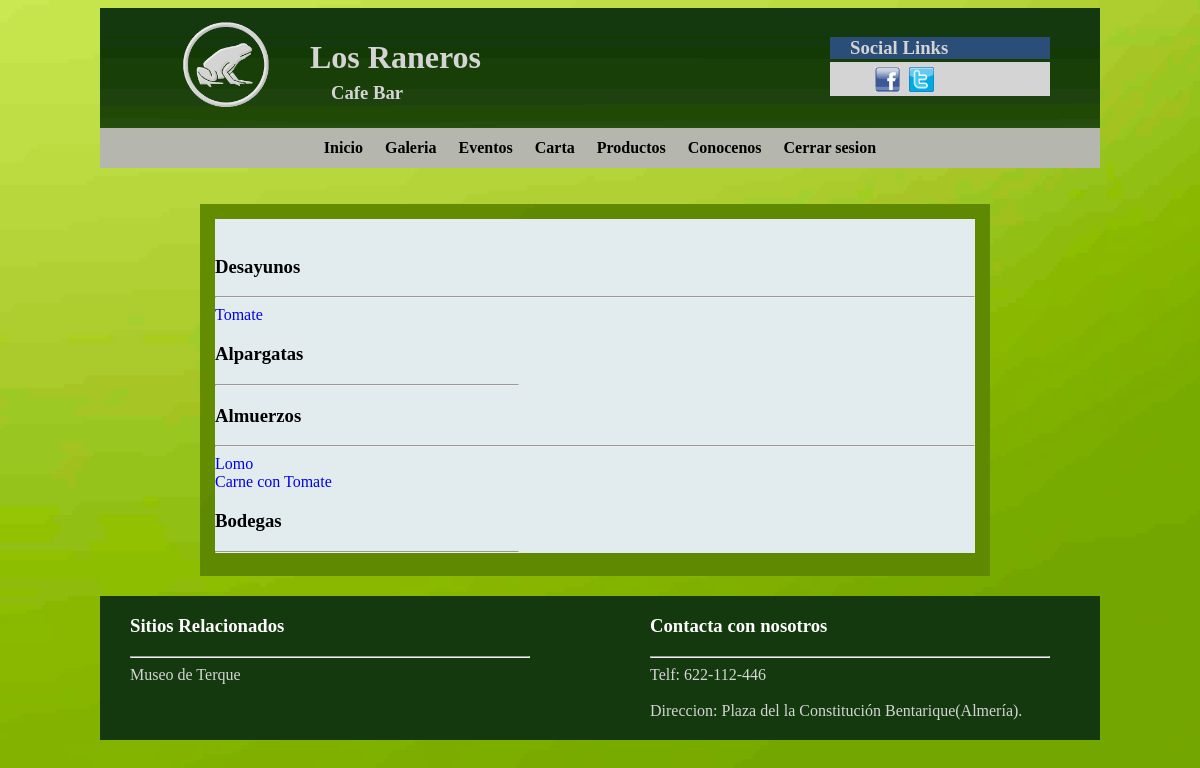
/carta.php (signed in), run on the app's committed database.
### tables this page shows
CREATE TABLE IF NOT EXISTS `menu` (
  `idMenu` int(11) NOT NULL,
  `nombre` varchar(45) NOT NULL,
  `url` varchar(300) NOT NULL,
  `soloRoot` tinyint(1) NOT NULL DEFAULT '1',
  `usuario_idusuarios` int(11) NOT NULL,
  PRIMARY KEY (`idMenu`),
  KEY `fk_menu_usuario1_idx` (`usuario_idusuarios`)
);

CREATE TABLE IF NOT EXISTS `tipotapa` (
  `idTipoTapa` int(11) NOT NULL AUTO_INCREMENT,
  `nombre` varchar(45) NOT NULL,
  PRIMARY KEY (`idTipoTapa`),
  UNIQUE KEY `idTipoTapa_UNIQUE` (`idTipoTapa`)
);

CREATE TABLE IF NOT EXISTS `tapa` (
  `idTapa` int(11) NOT NULL AUTO_INCREMENT,
  `nombre` varchar(100) NOT NULL,
  `descripcion` varchar(500) NOT NULL,
  `tipoTapa_idTipoTapa` int(11) NOT NULL,
  PRIMARY KEY (`idTapa`),
  UNIQUE KEY `idTapa_UNIQUE` (`idTapa`),
  KEY `fk_tapa_tipoTapa1_idx` (`tipoTapa_idTipoTapa`)
);

### php/constantesConexion.php (called while the page is built)
<?php
      $host="localhost";
      $usuario="root";
      $passwd="";
      $bd="raneros";
?>

### php/conexionSQL.php (called while the page is built, shortened)
<?php
class conexionSQL{
   	public $mysqli;
	function __construct(){
	    include('constantesConexion.php');
		$this->mysqli=new mysqli($host, $usuario,$passwd,$bd);
	}
	public function selectSQL($sentencia){
		return $this->mysqli->query($sentencia);
	}
}
?>

### carta.php (the view, shortened to what this page needs)
<!DOCTYPE html PUBLIC "-//W3C//DTD XHTML 1.0 Transitional//EN" "http://www.w3.org/TR/xhtml1/DTD/xhtml1-transitional.dtd">
<html xmlns="http://www.w3.org/1999/xhtml">
<head>
<link href="css/style.css" rel="stylesheet" type="text/css">
	<link rel="stylesheet" type="text/css" href="engine0/style.css" />
	</head>
<body>
	<div id="contenido">
		<div id="cabecera">
			<img src="css/img/BannerVerde.jpg" id="fondoCabecera">
			<div id="titleHeader">
				<img src="css/img/icono-rana.png" id="logo" width="90px" height="90px">
				<h1>Los Raneros</h1>
				<h3>Cafe Bar</h3>
			</div>
			<div id="redesSociales">
				<div id="redesTitle">
					<h3>Social Links</h3>
				</div>
				<div id="redesLinks">
					<img src="css/img/iconos/facebook.png" class="logoSocial">
					<img src="css/img/iconos/twitter.png" class="logoSocial">
				</div>
			</div>
		</div>
		<div id="menuID" class="menu">
			<?php
				include ('php/menu.php');
				$menu = new menu();
				$menu->mostrar();
			?>
		</div>
		<br></br>
		<div id="contenedorCuerpo">
			<div class="evento">
				<br />
				<?php
					include('php/constantesConexion.php');
					$sql=new conexionSQL();
					$sentencia="SELECT * FROM tipotapa";
					$consulta=$sql->selectSQL($sentencia);
					$contadorColumnas=1;
					while($row=mysqli_fetch_array($consulta, MYSQLI_ASSOC)){
						if(isset($_SESSION['esRoot'])){
							if($_SESSION['esRoot']==1)
								echo "<h3>".$row['nombre']." <a href='addTapa.php?tipoTapa=".$row['idTipoTapa']."'><img src='css/img/iconos/add.png' class='icon' alt='Añadir Tapa'> </a><a href='modificarTipoTapa.php?tipoTapa=".$row['idTipoTapa']."'><img src='css/img/iconos/edit.png' class='icon' alt='Modifiar Tipo de Tapa'> </a><a href='eliminarTipoTapa.php?tipoTapa=".$row['idTipoTapa']."'><img src='css/img/iconos/delete.png' class='icon' alt='Eliminar Tipo de Tapa'> </a></h3>";
							else
								echo "<h3>".$row['nombre']."</h3>";
						}else{
							echo "<h3>".$row['nombre']."</h3>";
						}
						if(($contadorColumnas%2)==1){
							echo "<div class='columLeft'>";
						}else{
							echo "<div class='columRigth'>";
						}
						echo "<hr />";
						$sql2=new conexionSQL();
						$sentencia2="SELECT * FROM tapa WHERE tipoTapa_idTipoTapa='".$row['idTipoTapa']."'";
						$consulta2=$sql2->selectSQL($sentencia2);
						while($row2=mysqli_fetch_array($consulta2, MYSQLI_ASSOC)){
							echo "<a href='php/tapa.php?id=".$row2['idTapa']."'>";
							echo $row2['nombre'];
							if(isset($_SESSION['esRoot'])){
								if($_SESSION['esRoot']==1)
									echo " <a href='modificarTapa.php?idTapa=".$row2['idTapa']."'><img src='css/img/iconos/edit.png' class='icon' alt='Modificar Tapa'> </a><a href='eliminarTapa.php?idTapa=".$row2['idTapa']."'><img src='css/img/iconos/delete.png' class='icon' alt='Eliminar Tapa'> </a></a>";
								else
									echo "</a>";
							}else{
								echo "</a>";
							}
							echo "<br />";
						}
						$contadorColumnas++;
						echo "</div>";
					}
				?>
			</div>
		</div>
		<div id="pie">
			<div id="enlaces">
				<h3>Sitios Relacionados</h3>
				<hr/>
				<a href="http://www.museodeterque.com/" title="Museo de Terque">Museo de Terque</a>
			</div>
			<div id="contacta">
				<h3>Contacta con nosotros</h3>
				<hr/>
				<a>Telf: 622-112-446 </a>
				<br></br>
				<a>Direccion: Plaza del la Constituci&oacute;n Bentarique(Almer&iacute;a).</a>
			</div>
		</div>
	</div>
</body>
</html>

### php/menu.php (shortened to what this page needs)
<?php
class menu {
	public $sql;
	function __construct() {
		include ('conexionSQL.php');
		$this->sql = new conexionSQL ();
	}
	function mostrar() {
		$sentencia = "SELECT * FROM menu";
		$consulta = $this->sql->selectSQL ( $sentencia );
		if (isset ( $_SESSION['nick'] )) {
			while ( $row = mysqli_fetch_array ( $consulta, MYSQLI_ASSOC ) ) {
				if($row ['nombre']!="Ingresar")
				echo "<li><a href='" . $row ['url'] . "'>" . $row ['nombre'] . "</a></li>";
			}
			echo "<li><a href='logout.php'>Cerrar sesion</a></li>";
		} else {
			while ( $row = mysqli_fetch_array ( $consulta, MYSQLI_ASSOC ) ) {
				echo "<li><a href='" . $row ['url'] . "'>" . $row ['nombre'] . "</a></li>"	;
			}
		}
	}
}
?>

### css/style.css (style rules this page uses)
body { background-image: url(img/FondoBody.jpg); background-repeat: no-repeat; background-attachment: fixed; -webkit-background-size: 100% 100%; background-size: 100% 100%; margin-top:Arial; font-family: Verdana; }
#contenido { margin:auto; width:1000px; }
#cabecera { height:120px; width:100%; margin-bottom: -20px; }
#fondoCabecera { width:100%; height:100%; float:left; z-index:0; }
#titleHeader { float:left; margin-top:-110px; margin-left:80px; }
#titleHeader img { float:left; }
#titleHeader h1 { float:left; margin-left: 40px; color: #d4d4d4; }
#titleHeader h3 { float:left; margin-left:-150px; padding-top: 45px; color:#d4d4d4; }
#redesSociales { float:right; width: 220px; margin-top:-110px; margin-right: 50px; }
#redesTitle { background-color: #2b4e78; padding-left: 20px; }
#redesTitle h3 { color:#d4d4d4; }
#redesLinks { margin-top:-15px; background-color: #d4d4d4; padding-top: 5px; padding-left:40px; }
#redesLinks img { width: 25px; height: 25px; margin-left: 5px; }
#contenedorCuerpo { height : auto; width : 760px; background-image:url(img/fondoContenedorCuerpo.jpg); background-repeat: no-repeat; background-attachment: fixed; background-size: 100% 100%; margin-left:100px; margin-right:120px; margin-top:0px; padding-top:15px; padding-left:15px; padding-right:15px; padding-bottom:15px; float: left; z-index:1; }
.evento { background-color: #E2ECEE; padding:auto; margin:auto; }
a { text-decoration:none; }
#pie { margin-top:20px; width:100%; background-image:url(img/BannerVerde.jpg); float: left; }
#enlaces { margin-left: 30px; padding-top: 1px; padding-bottom: 20px; width: 40%; float: left; }
#enlaces h3 { color:white; margin: 10px, 10px, 10px, 10px; }
#enlaces a { text-decoration: none; color: #d4d4d4; }
#contacta { margin-left: 30px; margin-right: 50px; padding-top: 1px; padding-bottom: 20px; width: 40%; float: right; }
#contacta h3 { color:white; margin: 10px, 10px, 10px, 10px; }
#contacta a { text-decoration: none; color: #d4d4d4; }
.menu { background-color:#b5b6ae; text-align:center; display:block; }
.menu li { display: inline-block; position: relative; margin:auto; z-index:100; margin:auto; }
.menu li a { font-weight:600; text-decoration:none; padding:11px; display:block; color:black; -webkit-transition: all 0.2s ease-in-out 0s; -moz-transition: all 0.2s ease-in-out 0s; -o-transition: all 0.2s ease-in-out 0s; -ms-transition: all 0.2s ease-in-out 0s; transition: all 0.2s ease-in-out 0s; margin:auto; }
.columRigth { float: rigth; width: 40%; }

### data on the page
menu: nombre "Inicio"
menu: nombre "Galeria"
menu: nombre "Eventos"
menu: nombre "Carta"
menu: nombre "Productos"
menu: nombre "Conocenos"
tipotapa: nombre "Desayunos"
tapa: nombre "Tomate"
tipotapa: nombre "Alpargatas"
tipotapa: nombre "Almuerzos"
tapa: nombre "Lomo"
tapa: nombre "Carne con Tomate"
tipotapa: nombre "Bodegas"
